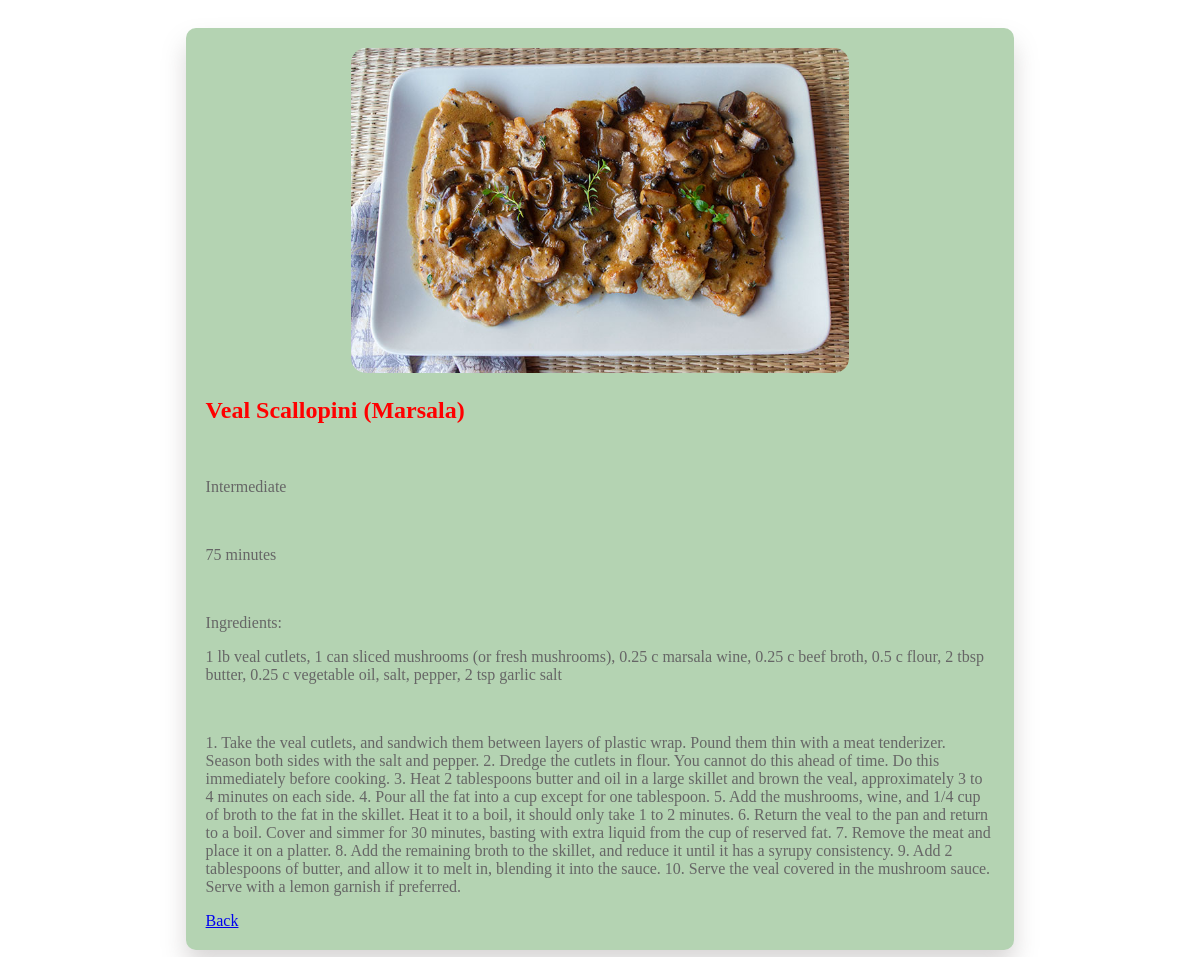
Screenshot of /list/1 (signed in) with the database file from the repository.
### recipes/models.py (models this page shows, shortened)
class Recipe(models.Model):
    name = models.CharField(max_length = 120)
    cooking_time = models.IntegerField(help_text = 'in minutes', default = 0)
    ingredients = models.CharField(max_length = 500)
    description = models.TextField()
    pic = models.ImageField(upload_to='recipes', default='no_picture.jpg')
    def calc_difficulty(self):
        ingredients = self.ingredients.split(', ')
        if self.cooking_time <= 90 and len(ingredients) <= 5:
            difficulty = 'Easy'
        elif self.cooking_time <= 90 and len(ingredients) > 5:
            difficulty = 'Intermediate'
        elif self.cooking_time > 90 and len(ingredients) < 10:
            difficulty = 'Hard'
        elif self.cooking_time > 90 and len(ingredients) >= 10:
            difficulty = 'Expert'
        return difficulty

### recipes/views.py (the view)
# urls.py: path('list/<pk>', RecipeDetailView.as_view(), name='detail'),
class RecipeDetailView(LoginRequiredMixin, DetailView):
    model = Recipe
    template_name = 'recipes/detail.html'

### recipes/templates/recipes/detail.html (shortened to what this page needs)
{% load static %}
<!DOCTYPE html>
<html lang="en">
<head>
</head>
<body>
    <section class="details-section">
        <div class="details-card">
            <img class="details-card-img" src="{{object.pic.url}}" alt="recipe-img">
            <div class="details-container">
                <h1> {{object.name}} </h1>
                <br>
                <p> {{object.calc_difficulty}} </p>
                <br>
                <p> {{object.cooking_time}} minutes</p>
                <br>
                <p>Ingredients: <p>
                <p> {{object.ingredients}} </p>
                <br>
                <p> {{object.description}} </p>
                    <a href="/recipes/list"> Back</a>
            </div>
        </div>
    </section>
</body>
</html>

### recipes/templates/recipes/detail.html (style rules this page uses)
.details-section { display: flex; place-content: center; justify-items: center; height: 100%; width: 100%; }
.details-card { box-shadow: 0 15px 25px rgba(129, 124, 124, 0.3); border-radius: 10px; backdrop-filter: blur(40px); background-color: #b4d3b2; text-align: center; height: 100%; width: 70%; margin: 20px; padding-top: 20px; }
.details-card-img { border-radius: 15px; height: 40%; width: 60%; }
.details-container { text-align: left; margin: 20px; }
h1 { color: red; }
p { color: #666; }

### rows the page displays
Recipe: pic (picture), name "Veal Scallopini (Marsala)", calc_difficulty "Intermediate", cooking_time "75", ingredients "1 lb veal cutlets, 1 can sliced mushrooms (or fresh mushrooms), 0.25 c marsala wine, 0.25 c beef broth, 0.5 c flour, 2 tbsp butter, 0.25 c vegetable oil, salt, pepper, 2 tsp garlic salt", description "1. Take the veal cutlets, and sandwich them between layers of plastic wrap. Pound them thin with a meat tenderizer. Season both sides with the salt and pepper. 2. Dredge the cutlets in flour. You cannot do this ahead of time. Do this immediately before cooking. 3. Heat 2 tablespoons butter and oil in a large skillet and brown the veal, approximately 3 to 4 minutes on each side. 4. Pour all the fat into a cup except for one tablespoon. 5. Add the mushrooms, wine, and 1/4 cup of broth to the fat in the skillet. Heat it to a boil, it should only take 1 to 2 minutes. 6. Return the veal to the pan and return to a boil. Cover and simmer for 30 minutes, basting with extra liquid from the cup of…"
